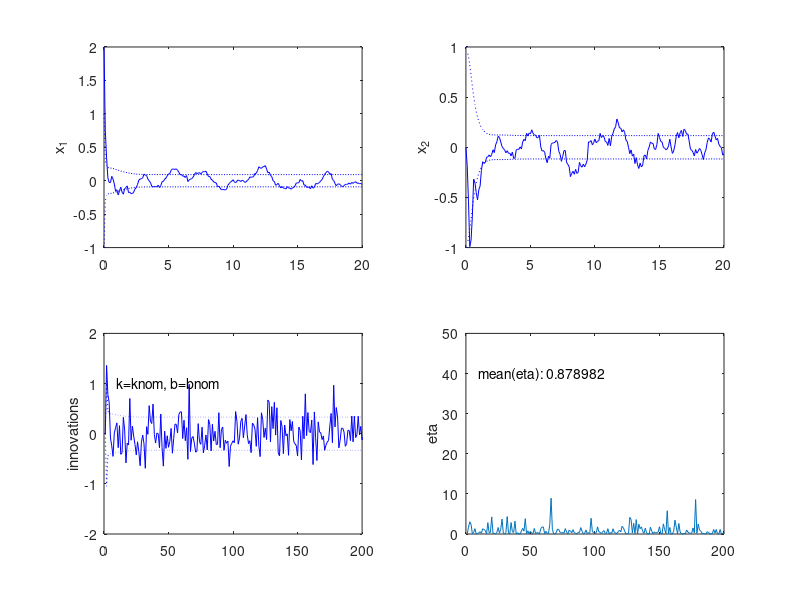

This chart was generated by the following MATLAB code:

% KF 2
close all
clear all
% time parameters
dT=0.1;
t0=0;
tf=20;
%define filter parameters
xhat0=[0;0];
P0=eye(2);
Q_extra=0*[1 0;0 1]; % fictitious process noise
R=0.1; % assumed measurement noise
% define true initial conditions
x0=[2;0];
% define model parameters
m=1;
b=0.4;
k=1;
% define noise parameters
u_bar=0;
S_u=0.2;
S_v=0.1;
% measurement of position only
C=[1 0];
dk=0; % potential for unmodelled plant error...
db=0; % -0.3;
% continuous time dynamics
A_ct=[0 1;-(k+dk)/m -(b+db)/m]; % true dynamics
A_cm=[0 1;-(k)/m -b/m]; % assumed dynamics
B_c=[0;1/m];
% convert to discrete time using ZOH
A_true=expm(A_ct*dT);
A_model=expm(A_cm*dT);
B_true=(A_true-eye(2))*inv(A_ct)*B_c;
B_model=(A_model-eye(2))*inv(A_cm)*B_c;
% Q=B'Su*B
Q_model=B_model*S_u*B_model';
time=t0:dT:tf;
MAXK=length(time);
x_tru(:,1)=x0; % initialize truth
x_hat(:,1)=xhat0; % initialize estimate
P_hat(:,:,1)=P0;
Sx(:,1)=sqrt(diag(P_hat(:,:,1)));
for k=2:MAXK
% simulate model dynamics by one time step
u_true(k-1)=u_bar + sqrtm(S_u)*randn(1,1); % gaussian random noise with mean
u_bar
x_tru(:,k)=A_true*x_tru(:,k-1) + B_true*u_true(k-1); % true state change
y(k)=C*x_tru(:,k) + sqrtm(S_v)*randn(1,1); % get a measurement (noisy)
% time update the estimate
x_hat(:,k)=A_model*x_hat(:,k-1); % the model assumes ubar=0
P_hat(:,:,k)=A_model*P_hat(:,:,k-1)*A_model' + Q_model + Q_extra;
% measurement update
Sr(:,:,k)=C*P_hat(:,:,k)*C' + R; % innovations covariance
K(:,k)=P_hat(:,:,k)*C'*inv(Sr(:,:,k));
ry(:,k)=y(k)-C*x_hat(:,k); % innovations
x_hat(:,k)=x_hat(:,k) + K(:,k)*ry(:,k);
P_hat(:,:,k)=(eye(2) - K(:,k)*C)*P_hat(:,:,k);
eta(k)=ry(:,k)'*inv(Sr(:,:,k))*ry(:,k);
Sx(:,k)=sqrt(diag(P_hat(:,:,k)));
end
e=x_tru-x_hat; % compute estimate error
sig=sqrt([squeeze(P_hat(1,1,:))';squeeze(P_hat(2,2,:))']); % std dev of estimate error
Sr=squeeze(Sr); % remove singleton dimensions
% plot results
figure
subplot(2,2,1)
plot(time,e(1,:),'b',time,Sx(1,:),'b:',time,-Sx(1,:),'b:')
xlim([t0 tf])
ylabel('x_1')
subplot(2,2,2)
plot(time,e(2,:),'b',time,Sx(2,:),'b:',time,-Sx(2,:),'b:')
xlim([t0 tf])
ylabel('x_2')
subplot(2,2,3)
plot(1:MAXK,ry,'b',1:MAXK,sqrt(Sr),'b:',1:MAXK,-sqrt(Sr),'b:');
xlim([0 200])
ylim([-2 2])
ylabel('innovations')
text(10,1,'k=knom, b=bnom')
subplot(2,2,4)
plot(1:MAXK,eta)
xlim([0 200])
ylim([0 50])
ylabel('eta')
text(10,40,sprintf('mean(eta): %g',mean(eta)))
